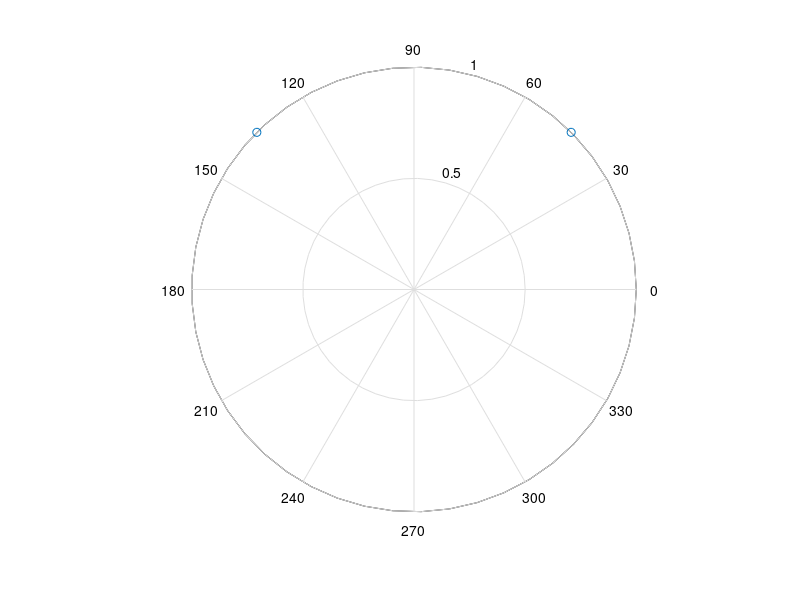

This figure's MATLAB source:
%% Donnees 
ro=1;
%theta=[0,10,-10,80,90,100,170,180,190,260,270,280,350,360,370];
%theta=[10,13,11,12,11,10];
%theta=[0,10,-10,80];
theta=[45,135]
%% Conversion en rad + produit cartésien
[RO,THETA]=meshgrid(ro,theta);
THETA=THETA*pi/180;
V=[THETA(:),RO(:)];
%% Conversion en cartesien
X=1.*cos(THETA);
Y=1.*sin(THETA);
%% Calcul de V_moy
X_moy=mean(X);
Y_moy=mean(Y);
V_moy=[X_moy,Y_moy];
%% Conversion de V_moy en polaire
ro_moy=sqrt(X_moy.^2+Y_moy.^2);
theta_moy=2*atan(Y_moy./(X_moy+sqrt(X_moy.^2+Y_moy.^2)))
%[theta_moy,ro_moy]=cart2pol(X_moy,Y_moy);
%% Ecart type
theta_moy_pi=mod(theta_moy+pi,2*pi)-pi
theta_2pi=mod(THETA-theta_moy_pi+pi,2*pi)+theta_moy_pi-pi;

ecart_type=0;
for i=1:length(theta_2pi)
    diff=theta_2pi(i)-theta_moy_pi;
    ecart_type=ecart_type+(diff)^2;
end
ecart_type=sqrt(ecart_type/(length(theta_2pi)))
%% Plot des vecteurs
polar(THETA,RO,'o')
